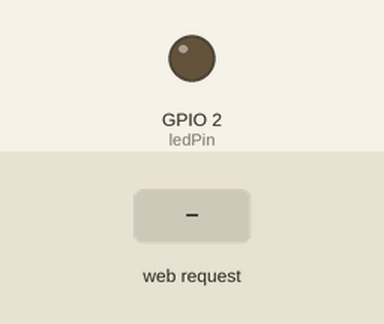
A sketch run on a simulated ESP32. On the bench: output pins drawn as LEDs (lit = HIGH). The inputs (shaded band) are chosen by the test bench. WiFi joins after 1.5 s; servers stay silent unless stated; what the sketch prints to the serial monitor is not drawn.

Above: at 2.7 s.
2.8 s: HTTP request GET /?led1=on received
At 4.0 s:
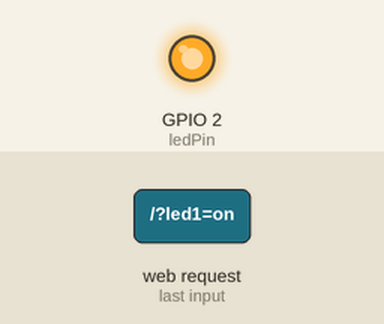
4.3 s: HTTP request GET /?led1=off received
At 5.3 s:
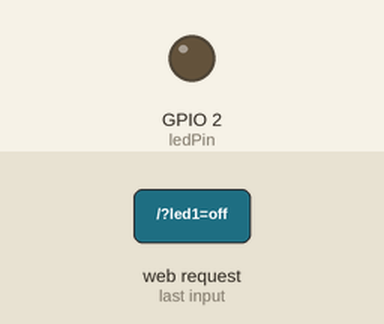
Timing chart, 0 to 7.3 s (numbered marks = the images above; inputs shaded):
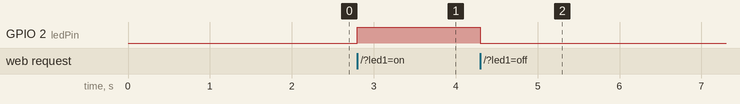

Measured:
- after the input at 2.8 s, GPIO 2 (ledPin): LOW → HIGH at once
- after the input at 4.3 s, GPIO 2 (ledPin): HIGH → LOW at once

The sketch:

WifiConexion_2.ino
```cpp
#include <WiFi.h>
#include <WebServer.h>

const char* ssid = "Telepresencia";
const char* pass = "hola1234";

WebServer server(80);
const int ledPin = 2;

void inicio() {
    if (server.hasArg("led1") && server.arg("led1") == "on") {
        digitalWrite(ledPin, HIGH);
    }
    else if (server.hasArg("led1") && server.arg("led1") == "off") {
        digitalWrite(ledPin, LOW);
    }

    String html = "<html><body>";
    html += "<head><meta name=\"viewport\" content=\"width=device-width, initial-scale=1.0, user-scalable=no\">\n";
    html += "<title>Control del LED con ESP32</title>\n";
    html += "<h1>Control del LED</h1>";
    html += "<form method='get'>";
    html += "<button type='submit' name='led1' value='on'>Encender</button>";
    html += "<button type='submit' name='led1' value='off'>Apagar</button>";
    html += "</form>";
    html += "</body></html>";

    server.send(200, "text/html", html);
}

void setup() {
    pinMode(ledPin, OUTPUT);
    Serial.begin(115200);

    Serial.println("espere, conectando...");
    Serial.println("SSID: " + String(ssid));

    WiFi.mode(WIFI_STA);
    WiFi.begin(ssid, pass);

    // Intentamos conectar durante 30 segundos
    unsigned long startAttemptTime = millis();
    while (WiFi.status() != WL_CONNECTED) {
        if (millis() - startAttemptTime >= 30000) { // Timeout de 30 segundos
            Serial.println("Error: No se pudo conectar a WiFi");
            return;
        }
        delay(500);
        Serial.print(".");
    }

    Serial.println("");
    Serial.println("wifi conectado a:");
    Serial.println(ssid);
    Serial.println("Dirección IP asignada por el router: ");
    Serial.println(WiFi.localIP());

    server.on("/", inicio);
    server.begin();
}

void loop() {
    server.handleClient();
}
```
